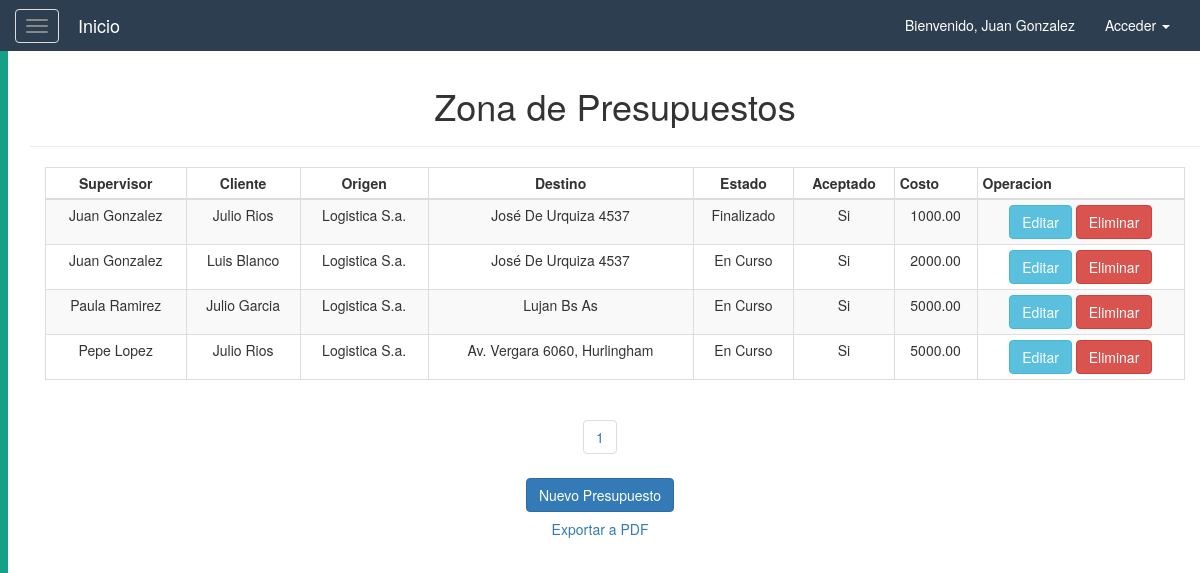
The page /logistica/vista_presupuestos.php (signed in) on the database its author committed.
### tables this page shows
CREATE TABLE `presupuesto` (
  `idPresupuesto` int(11) NOT NULL,
  `idCliente` int(11) NOT NULL,
  `idUsuario` int(11) NOT NULL,
  `idViaje` int(11) NOT NULL,
  `tiempo_estimado` time NOT NULL,
  `km_previstos` int(11) NOT NULL,
  `combustible_previsto` int(11) NOT NULL,
  `costo_real` decimal(12,2) NOT NULL,
  `aceptado` enum('si','no') NOT NULL DEFAULT 'no',
  `estado` enum('en curso','finalizado','cancelado') NOT NULL DEFAULT 'en curso'
);

CREATE TABLE `usuario` (
  `idUsuario` int(11) NOT NULL,
  `tipo_doc` varchar(45) NOT NULL,
  `num_doc` int(11) NOT NULL,
  `nombre` varchar(45) NOT NULL,
  `fecha_nacimiento` date NOT NULL,
  `rol` enum('chofer','admin','supervisor','mecanico') NOT NULL DEFAULT 'chofer',
  `password` varchar(45) NOT NULL,
  `tipo_licencia` varchar(20) NOT NULL,
  `nro_licencia` int(11) NOT NULL
);

CREATE TABLE `cliente` (
  `idCliente` int(11) NOT NULL,
  `cuit` int(11) NOT NULL,
  `razon` varchar(45) NOT NULL,
  `dom_numero` int(11) NOT NULL,
  `dom_calle` varchar(45) NOT NULL,
  `dom_cp` varchar(45) NOT NULL,
  `dom_piso` int(11) NOT NULL DEFAULT '0',
  `telefono` varchar(45) NOT NULL
);

CREATE TABLE `viaje` (
  `idViaje` int(11) NOT NULL,
  `idPresupuesto` int(11) NOT NULL,
  `idCliente` int(11) NOT NULL,
  `fecha` datetime NOT NULL,
  `origen` varchar(45) NOT NULL,
  `destino` varchar(45) NOT NULL,
  `tipo_carga` varchar(45) NOT NULL,
  `tiempo` time NOT NULL,
  `combustible` int(11) DEFAULT NULL,
  `km_totales` int(11) DEFAULT NULL
);

### resources/config.php (called while the page is built, shortened)
<?php
    $TEMPLATES_PATH=$_SERVER['DOCUMENT_ROOT'].'/resources/templates';
    $DB_PATH=$_SERVER['DOCUMENT_ROOT'].'/resources/db';
    require_once($TEMPLATES_PATH.'/cssHead.php');
    require_once($DB_PATH.'/control.php');
?>

### resources/db/control.php (called while the page is built, shortened)
<?php
    class controlDB{
        function __construct(){
            try{
            $host="localhost";
            $dbname="logistica";
            $user="root";
            $pass="";
            $this->con=mysqli_connect($host,$user,$pass) or die("No se puede conectar con la base de datos.");
            mysqli_select_db($this->con,$dbname)or die("No se encuentra la base de datos.");
            mysqli_set_charset($this->con, "utf8");
            }catch(Exception $ex){
                throw $ex;
            }
        }
        function consultar($sql){
            $result=mysqli_query($this->con,$sql);
            $data=null;
            while($fila=mysqli_fetch_assoc($result)){
                $data[]=$fila;
            }
            return $data;
        }
    }
?>

### resources/library/presupuestos_pag.php (called while the page is built, shortened)
<?php
    $tamagno_paginas = 6;
    if(isset($_GET['pagina'])){
        $pag = $_GET['pagina'];
    } else {
        $pag = 1;
    }
    $empezar_desde = ($pag-1) * $tamagno_paginas;
    $datos = $obj -> consultar("
	SELECT c.razon, u.nombre, p.idPresupuesto,p.idCliente,p.tiempo_estimado,p.estado,p.aceptado,p.costo_real,p.km_previstos,p.combustible_previsto,v.destino, v.origen
    FROM presupuesto p JOIN cliente c on c.idCliente=p.idCliente JOIN
    usuario u on u.idUsuario=p.idUsuario join viaje v on v.idViaje=p.idViaje
    ORDER BY u.nombre LIMIT $empezar_desde, $tamagno_paginas");
    $num_filas = count($obj->consultar("SELECT * FROM presupuesto"));
    $total_paginas = ceil($num_filas/$tamagno_paginas);
?>

### logistica/vista_presupuestos.php (the view, shortened to what this page needs)
<!DOCTYPE html>
<html lang="es">
<head>
    <?php
        require_once($_SERVER['DOCUMENT_ROOT'].'/resources/config.php');
        $obj = new controlDB();
        include $LIBRARY_PATH.'/presupuestos_pag.php';
    ?>
</head>
<body>
    <?php
        require_once($_SERVER['DOCUMENT_ROOT'].'/resources/templates/header.php');
    ?>
    <div id="wrapper">
        <?php
            require_once($_SERVER['DOCUMENT_ROOT'].'/resources/templates/sidebar.php');
        ?>
        <div id="page-content-wrapper">
            <div class="container-fluid">
                <div class="row">
                    <div class="col-lg-12 text-center">
                        <div class="container">
                            <div class="row">
                                <div class="col">
                                    <h1>Zona de Presupuestos</h1>
                                    <hr/>
                                </div>
                            </div>
                        </div>
                        <div class="container">
                            <div class="row">
                                <div class="col-lg-12 col-md-12 col-sm-12 col-xs-12">
                                    <div class="table-responsive">
                                        <table class="table table-striped table-bordered table-condensed table-hover">
                                            <thead>
                                                <th  class="text-center">Supervisor</th>
                                                <th  class="text-center">Cliente</th>
                                                <th  class="text-center">Origen</th>
                                                <th  class="text-center">Destino</th>
                                                <th  class="text-center">Estado</th>
                                                <th  class="text-center">Aceptado</th>
                                                <th>Costo</th>
                                                <th>Operacion</th>
                                            </thead>
                                            <?php foreach($datos as $td){ ?>
                                            <tr>
                                                <td><?php echo utf8_decode(ucwords(strtolower($td['nombre']))); ?></td>
                                                <td><?php echo utf8_decode(ucwords(strtolower($td['razon']))); ?></td>
                                                <td><?php echo utf8_decode(ucwords(strtolower($td['origen']))); ?></td>
                                                <td><?php echo utf8_decode(ucwords(strtolower($td['destino']))); ?></td>
                                                <td><?php echo ucwords(strtolower($td['estado'])); ?></td>
                                                <td><?php echo ucwords(strtolower($td['aceptado'])); ?></td>
                                                <td><?php echo $td['costo_real']; ?></td>
                                                <td class="text-center">
                                                    <a href="editarPresupuesto.php?id=<?php echo $td["idPresupuesto"]?>">
                                                        <button class="btn btn-info">Editar</button>
                                                    </a>
                                                     <a href="bdPresupuestos.php?id=<?php echo $td["idPresupuesto"]?>&funcion=eliminar">
                                                        <button class="btn btn-danger">Eliminar</button>
                                                    </a>
                                                </td>
                                            </tr>
                                            <?php } ?>
                                        </table>
                                    </div>
                                </div>
                            </div>
                        </div>
                        <div class="row">
                            <div class="col">
                                <?php
                                    for($i = 1; $i <= $total_paginas; $i++){
                                    echo "<ul class='pagination'>
                                        <li><a href='?pagina=".$i."'>".$i."</a></li>
                                    </ul>";}
                                ?>
                            </div>
                        </div>
                        <div class="row">
                                <div class="col">
                                    <a href="registrarPresupuesto.php" class="btn btn-primary">Nuevo Presupuesto</a>
                                </div>
                        </div>
                        <div class="row">
                            <a href="exportarPresupuestos.php">
                                <button class="btn btn-link">Exportar a PDF</button>
                            </a>
                        </div>
                    </div>
                </div>
            </div>
    </body>
</html>

### resources/templates/cssHead.php
<?php
    echo "
        <meta charset='utf-8'>
        <meta name='viewport' content='width=device-width, initial-scale=1'>
        <link rel='stylesheet' href='/resources/css/bootstrap.min.css'>
        <link rel='stylesheet' href='/resources/css/fontello.css'>
        <link rel='stylesheet' href='/resources/css/frontEstilo.css'>
        <link rel='stylesheet' href='/resources/css/header.css'>
        <link rel='stylesheet' href='/resources/css/menuLateral.css'>
        <link rel='icon' href='/resources/images/title-logo.png' type='image/x-icon'>
    ";
?>

### resources/templates/header.php (shortened to what this page needs)
<nav class='navbar navbar-default'>
    <div class='container-fluid'>
        <div class='navbar-header'>
            <button type='button' class='navbar-toggle navbar-toggle-left collapsed' id='menu-toggle'>
        <span class='icon-bar'></span>
        <span class='icon-bar'></span>
        <span class='icon-bar'></span>
      </button>
            <a class='navbar-brand' href='ppal.php'>Inicio</a>
        </div>
        <div class='collapse navbar-collapse' id='bs-example-navbar-collapse-1'>
            <ul class='nav navbar-nav navbar-right'>
                <?php
                    echo "<li><a href='#'>Bienvenido, ".$_SESSION['usuario']."</a></li>";
                ?>
                <li class='dropdown'>
                    <a href='#' class='dropdown-toggle' data-toggle='dropdown' role='button' aria-haspopup='true' aria-expanded='false'>Acceder <span class='caret'></span></a>
                </li>
            </ul>
        </div>
    </div>
</nav>

### resources/templates/sidebar.php (shortened to what this page needs)
<div id='sidebar-wrapper'>
</div>

### resources/css/header.css (style rules this page uses)
.navbar { border-radius: 0px; }
.navbar-default { background-color:#2C3E50; border: #2C3E50 0px; color: white; }
.navbar-default .navbar-brand { color: white; }
.navbar-default .navbar-nav>li>a { color: white; }
.navbar { margin-bottom: 0px; }
.navbar-toggle-left { display: inline-block; }
.navbar-brand { display:inline-block; float:none; }
.navbar-toggle-left { float:none; }

### resources/css/menuLateral.css (style rules this page uses)
#sidebar-wrapper { z-index: 1; position: absolute; width: 0; height: 100%; overflow-y: hidden; background: #2C3E50; border-left: 8px solid #16A085; transition: all 0.4s ease; }
#page-content-wrapper { width: 100%; height: 100%; position: absolute; padding: 15px; }

### rows shown on the page
presupuesto: idUsuario.nombre "Juan Gonzalez", idCliente.razon "Julio Rios", idViaje.origen "Logistica S.a.", idViaje.destino "José De Urquiza 4537", estado "Finalizado", aceptado "Si", costo_real "1000.00"
presupuesto: idUsuario.nombre "Juan Gonzalez", idCliente.razon "Luis Blanco", idViaje.origen "Logistica S.a.", idViaje.destino "José De Urquiza 4537", estado "En Curso", aceptado "Si", costo_real "2000.00"
presupuesto: idUsuario.nombre "Paula Ramirez", idCliente.razon "Julio Garcia", idViaje.origen "Logistica S.a.", idViaje.destino "Lujan Bs As", estado "En Curso", aceptado "Si", costo_real "5000.00"
presupuesto: idUsuario.nombre "Pepe Lopez", idCliente.razon "Julio Rios", idViaje.origen "Logistica S.a.", idViaje.destino "Av. Vergara 6060, Hurlingham", estado "En Curso", aceptado "Si", costo_real "5000.00"

### other values the page prints
$_SESSION['usuario'] "Juan Gonzalez"
